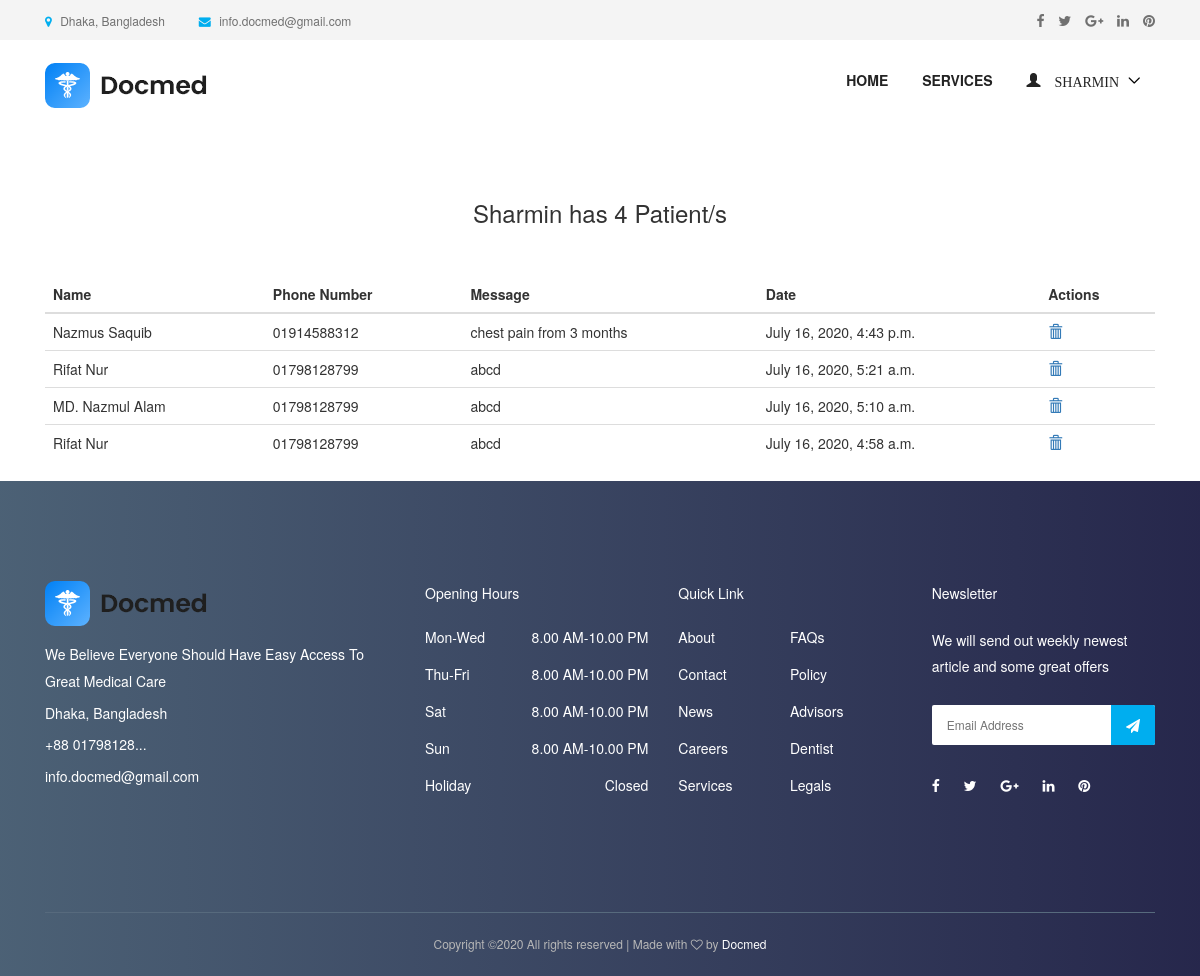
/patient/ (signed in), run on the app's committed database.
### accounts/models.py (models this page shows, shortened)
class User(AbstractUser):
    username = None
    role = models.CharField(max_length=12, error_messages={
        'required': "Role must be provided"
    })
    gender = models.CharField(max_length=10, blank=True, null=True, default="")
    email = models.EmailField(unique=True, blank=False,
                              error_messages={
                                  'unique': "A user with that email already exists.",
                              })
    phone_number = models.CharField(unique=True, blank=True, null=True, max_length=20,
                                    error_messages={
                                        'unique': "A user with that phone number already exists."
                                    })
    USERNAME_FIELD = "email"
    REQUIRED_FIELDS = []
    objects = UserManager()

### appointment/models.py (models this page shows, shortened)
class TakeAppointment(models.Model):
    user = models.ForeignKey(User, on_delete=models.CASCADE)
    appointment = models.ForeignKey(Appointment, on_delete=models.CASCADE)
    full_name = models.CharField(max_length=100)
    m_phone_number = models.CharField(max_length=120)
    message = models.TextField()
    date = models.DateTimeField(default=timezone.now)

### appointment/views.py (the view)
# urls.py: path('patient/', PatientListView.as_view(), name='patient-list'),
class PatientListView(ListView):
    model = TakeAppointment
    context_object_name = 'patients'
    template_name = "appointment/patient_list.html"
    def get_queryset(self):
        return self.model.objects.filter(appointment__user_id=self.request.user.id).order_by('-id')

### templates/appointment/patient_list.html (shortened to what this page needs)
{% extends 'base.html' %}
{% load static %}
{% block content %}
    <section class="dentist-area section-padding-50-0">
        <div class="container" style="align-items: center; justify-content: center;display: flex;">
            <div class="col-12 col-sm-6 col-md-4">
                <h3 style="align-items: center;justify-content: center;display: flex"> {{ request.user.first_name }} has {{ patients.count }}
                    Patient/s</h3>
            </div>
        </div>
    </section>
    <section class="dentist-area section-padding-30-0">
        <div class="container">
            <table class="table">
                <thead>
                <tr>
                    <th scope="col">Name</th>
                    <th scope="col">Phone Number</th>
                    <th scope="col">Message</th>
                    <th scope="col">Date</th>
                    <th scope="col">Actions</th>
                </tr>
                </thead>
                <tbody>
                {% for patient in patients %}
                    <tr>
                        <td>{{ patient.full_name }}</td>
                        <td> {{ patient.m_phone_number }}</td>
                        <td> {{ patient.message }}</td>
                        <td> {{ patient.date }}</td>
                        <td>
                            <a href="{% url 'appointment:delete-patient' patient.id %}">
                                <span class="glyphicon glyphicon-trash"></span>
                            </a>
                        </td>
                    </tr>
                {% endfor %}
                </tbody>
            </table>
        </div>
    </section>
{% endblock %}

### templates/nav.html (shortened to what this page needs)
{% load static %}
<header class="header-area">
    <div class="top-header-area">
        <div class="container h-100">
            <div class="row h-100 align-items-center">
                <div class="col-6 col-md-9 col-lg-8">
                    <div class="top-header-content">
                        <a href="#" data-toggle="tooltip" data-placement="bottom" title="Dhaka, Bangladesh"><i
                                class="fa fa-map-marker"></i> <span>Dhaka, Bangladesh</span></a>
                        <a href="#" data-toggle="tooltip" data-placement="bottom" title="info.docmed@gmail.com"><i
                                class="fa fa-envelope"></i> <span>info.docmed@gmail.com</span></a>
                    </div>
                </div>
                <div class="col-6 col-md-3 col-lg-4">
                    <div class="top-header-social-info text-right">
                        <a href="#" data-toggle="tooltip" data-placement="bottom" title="Facebook"><i
                                class="fa fa-facebook"></i></a>
                        <a href="#" data-toggle="tooltip" data-placement="bottom" title="Twitter"><i
                                class="fa fa-twitter"></i></a>
                        <a href="#" data-toggle="tooltip" data-placement="bottom" title="Google Plus"><i
                                class="fa fa-google-plus"></i></a>
                        <a href="#" data-toggle="tooltip" data-placement="bottom" title="Linkedin"><i
                                class="fa fa-linkedin"></i></a>
                        <a href="#" data-toggle="tooltip" data-placement="bottom" title="Pinterest"><i
                                class="fa fa-pinterest"></i></a>
                    </div>
                </div>
            </div>
        </div>
    </div>
    <div class="main-header-area">
        <div class="classy-nav-container breakpoint-off">
            <div class="container">
                <nav class="classy-navbar justify-content-between" id="dentoNav">
                    <a class="nav-brand" href="{% url 'appointment:home' %}"><img src="{% static 'img/logo1.png' %}" alt="">
                    </a>
                    <div class="classy-menu">
                        <div class="classynav">
                            <ul id="nav">
                                <li><a href="{% url 'appointment:home' %}">Home</a></li>
                                <li><a href="{% url 'appointment:service' %}">Services</a></li>
                                {% if request.user.is_authenticated and request.user.role == 'doctor' %}
                                    <li>
                                        <a href="">
                                            <span class="glyphicon glyphicon-user">
                                                    {{ request.user.first_name }}
                                            </span>
                                        </a>
                                    </li>
                                {% endif %}
                            </ul>
                        </div>
                    </div>
                </nav>
            </div>
        </div>
    </div>
</header>

### static/style.css (style rules this page uses)
* { margin: 0; padding: 0; }
body { font-family: "Montserrat", sans-serif; font-weight: 400; font-size: 14px; }
h1, h2, h3, h4, h5, h6 { font-family: "Montserrat", sans-serif; color: #333333; line-height: 1.4; font-weight: 600; }
a, a:active, a:focus, a:hover { color: #333333; text-decoration: none; -webkit-transition-duration: 500ms; -o-transition-duration: 500ms; transition-duration: 500ms; outline: none; }
li { list-style: none; }
img { max-width: 100%; height: auto; }
ul { margin: 0; padding: 0; }
ul li { margin: 0; padding: 0; }
.section-padding-50-0 { padding-top: 50px; padding-bottom: 0; }
.header-area { position: relative; z-index: 599; width: 100%; -webkit-transition-duration: 500ms; -o-transition-duration: 500ms; transition-duration: 500ms; }
.top-header-area { position: relative; z-index: 1; height: 40px; background-color: #f4f4f4; }
.top-header-area .top-header-content a { display: inline-block; font-size: 12px; color: #707070; }
.top-header-area .top-header-content a i { color: #00aeef; margin-right: 5px; }
.top-header-area .top-header-content a:last-child { margin-left: 30px; }
.top-header-area .top-header-social-info a { color: #707070; display: inline-block; font-size: 14px; margin-left: 10px; }
.classy-nav-container { background-color: transparent; }
.classy-nav-container .classy-navbar { height: 90px; padding: 0; }
.classy-nav-container .classy-navbar .classynav ul li a { padding: 0 15px; font-weight: 600; font-size: 14px; text-transform: uppercase; }

### static/css/default-assets/classy-nav.css (style rules this page uses)
body { font-family: "Roboto", sans-serif; }
ul { margin: 0; }
ul li { list-style: none; }
img { height: auto; max-width: 100%; }
.classy-nav-container { position: relative; z-index: 100; background-color: #ffffff; }
.classy-nav-container * { box-sizing: border-box; }
.classy-nav-container a { -webkit-transition-duration: 500ms; transition-duration: 500ms; text-decoration: none; outline: none; font-size: 14px; font-weight: 400; color: #232323; display: inline-block; }
.justify-content-between { -webkit-box-pack: justify; -ms-flex-pack: justify; justify-content: space-between; }
.classy-navbar { width: 100%; height: 70px; padding: 0.5em 2em; display: -webkit-box; display: -ms-flexbox; display: flex; -webkit-box-align: center; -ms-flex-align: center; -ms-grid-row-align: center; align-items: center; }
.classy-navbar .nav-brand { font-size: 26px; font-weight: 500; color: #565656; display: inline-block; margin-right: 30px; }
.classynav ul li { display: inline-block; clear: both; position: inherit; z-index: 10; }
.classynav ul li.cn-dropdown-item { position: relative; z-index: 10; }
.classynav ul li a { padding: 0 12px; display: block; height: 35px; font-size: 14px; line-height: 34px; }
.classynav ul li.megamenu-item>a:after, .classynav ul li.has-down>a:after { font-family: 'classyfonts'; content: "\e900"; font-size: 12px; color: #000000; padding-left: 5px; -webkit-transition-duration: 500ms; transition-duration: 500ms; }
.breakpoint-off .classynav { display: -webkit-box; display: -ms-flexbox; display: flex; -webkit-box-align: center; -ms-flex-align: center; -ms-grid-row-align: center; align-items: center; }

### data on the page
User: user.first_name "SHARMIN", user.first_name "Sharmin"
TakeAppointment: full_name "Nazmus Saquib", m_phone_number "01914588312", message "chest pain from 3 months", date "July 16, 2020, 4:43 p.m."
TakeAppointment: full_name "Rifat Nur", m_phone_number "01798128799", message "abcd", date "July 16, 2020, 5:21 a.m."
TakeAppointment: full_name "MD. Nazmul Alam", m_phone_number "01798128799", message "abcd", date "July 16, 2020, 5:10 a.m."
TakeAppointment: full_name "Rifat Nur", m_phone_number "01798128799", message "abcd", date "July 16, 2020, 4:58 a.m."

### other printed values
{{ patients.count }} "4"
